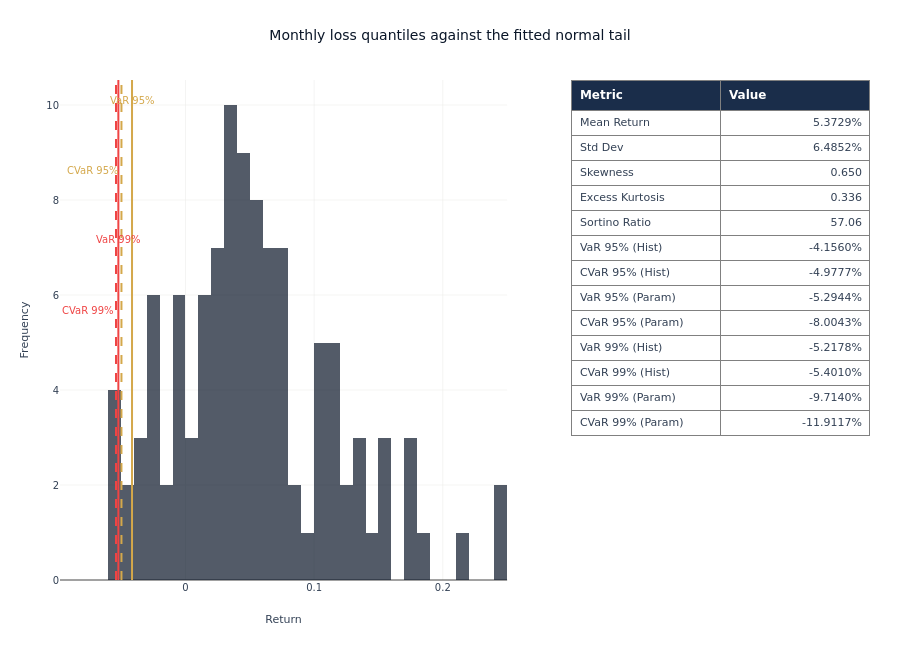

Source (notebook cell):
### Markdown cell above
**Tail risk panel.** Value at risk and conditional value at risk at the two
conventional confidence levels, drawn against the empirical tail.

### Code cell
fig_tail = plot_tail_risk_analysis(strat_arr)
_var_99 = float(np.quantile(strat_arr, 0.01))
for annotation, y_position in zip(
    fig_tail.layout.annotations,
    [0.96, 0.82, 0.68, 0.54],
    strict=False,
):
    annotation.update(y=y_position, yanchor="middle")
fig_tail.update_layout(
    title="Monthly loss quantiles against the fitted normal tail",
    height=650,
    margin={"b": 70, "l": 60, "r": 30, "t": 80},
)
fig_tail.show()

### Figure 1 — Plotly figure (JSON) as saved in the notebook; plotly's stock layout.template omitted (floating-point values rounded to 4 significant figures)
{"data": [{"marker": {"color": "#0a1628"}, "name": "Returns", "nbinsx": 60, "opacity": 0.7, "showlegend": false, "type": "histogram", "x": [0.1105, -0.004688, 0.04304, -0.05197, 0.02443, 0.02555, 0.06601, 0.003061, -0.02421, -0.03851, 0.1493, -0.03896, 0.06259, 0.2473, 0.1193, 0.07592, 0.0182, -0.0007423, 0.05333, 0.03531, 0.003586, 0.01022, 0.07736, 0.06617, 0.1748, 0.2454, 0.1532, 0.2126, 0.1184, -0.001232, 0.1325, 0.07271, 0.1701, 0.1033, 0.05761, -0.02805, 0.08193, 0.04391, 0.03751, 0.1599, 0.01001, 0.007222, -0.05127, 0.05035, 0.02616, 0.04981, -0.009863, 0.0618, 0.0708, 0.1841, 0.1339, -0.0174, 0.02019, 0.03282, -0.02923, 0.05014, 0.04494, 0.1263, 0.07867, 0.05088, 0.04486, 0.103, -0.05582, 0.02691, 0.03421, 0.06436, 0.03918, 0.01882, 0.03796, 0.1388, 0.01259, -0.008201, 0.1133, 0.1057, 0.04602, -0.0522, 0.0519, 0.06731, 0.04648, 0.03535, 0.1231, -0.02293, 0.1747, 0.05661, -0.02302, 0.03656, 0.03711, 0.02857, -0.01284, -0.03828, -0.0298, 0.02102, -0.04411, 0.08702, 0.04552, -0.008423, 0.0736, 0.1077, -0.04329, 0.03765, 0.07485, 0.1064, 0.04206, 0.01892, 0.153, 0.09004, 0.06263, 0.05817, 0.1164], "xaxis": "x", "yaxis": "y"}, {"cells": {"align": ["left", "right"], "fill": {"color": "rgba(0,0,0,0)"}, "font": {"color": "#334155", "size": 11}, "height": 25, "values": [["Mean Return", "Std Dev", "Skewness", "Excess Kurtosis", "Sortino Ratio", "VaR 95% (Hist)", "CVaR 95% (Hist)", "VaR 95% (Param)", "CVaR 95% (Param)", "VaR 99% (Hist)", "CVaR 99% (Hist)", "VaR 99% (Param)", "CVaR 99% (Param)"], ["5.3729%", "6.4852%", "0.650", "0.336", "57.06", "-4.1560%", "-4.9777%", "-5.2944%", "-8.0043%", "-5.2178%", "-5.4010%", "-9.7140%", "-11.9117%"]]}, "domain": {"x": [0.632, 1.0], "y": [0.0, 1.0]}, "header": {"align": "left", "fill": {"color": "#1a2d4a"}, "font": {"color": "#FFFFFF", "size": 12}, "height": 30, "values": ["<b>Metric</b>", "<b>Value</b>"]}, "type": "table"}], "layout": {"annotations": [{"font": {"color": "#D4A84B", "size": 10}, "showarrow": false, "text": "VaR 95%", "x": -0.04156, "xanchor": "center", "xref": "x", "y": 0.96, "yanchor": "middle", "yref": "y domain"}, {"font": {"color": "#D4A84B", "size": 10}, "showarrow": false, "text": "CVaR 95%", "x": -0.04978, "xanchor": "right", "xref": "x", "y": 0.82, "yanchor": "middle", "yref": "y domain"}, {"font": {"color": "#ef4444", "size": 10}, "showarrow": false, "text": "VaR 99%", "x": -0.05218, "xanchor": "center", "xref": "x", "y": 0.68, "yanchor": "middle", "yref": "y domain"}, {"font": {"color": "#ef4444", "size": 10}, "showarrow": false, "text": "CVaR 99%", "x": -0.05401, "xanchor": "right", "xref": "x", "y": 0.54, "yanchor": "middle", "yref": "y domain"}], "font": {"color": "#334155", "family": "DM Sans, DejaVu Sans, sans-serif", "size": 12}, "height": 650, "hoverlabel": {"bgcolor": "white", "font": {"family": "DM Sans, DejaVu Sans, sans-serif", "size": 13}}, "hovermode": "x unified", "margin": {"b": 70, "l": 60, "r": 30, "t": 80}, "paper_bgcolor": "rgba(0,0,0,0)", "plot_bgcolor": "rgba(0,0,0,0)", "shapes": [{"line": {"color": "#D4A84B", "dash": "solid", "width": 2}, "type": "line", "x0": -0.04156, "x1": -0.04156, "xref": "x", "y0": 0, "y1": 1, "yref": "y domain"}, {"line": {"color": "#D4A84B", "dash": "dash", "width": 2}, "type": "line", "x0": -0.04978, "x1": -0.04978, "xref": "x", "y0": 0, "y1": 1, "yref": "y domain"}, {"line": {"color": "#ef4444", "dash": "solid", "width": 2}, "type": "line", "x0": -0.05218, "x1": -0.05218, "xref": "x", "y0": 0, "y1": 1, "yref": "y domain"}, {"line": {"color": "#ef4444", "dash": "dash", "width": 2}, "type": "line", "x0": -0.05401, "x1": -0.05401, "xref": "x", "y0": 0, "y1": 1, "yref": "y domain"}], "showlegend": false, "title": {"text": "Monthly loss quantiles against the fitted normal tail"}, "xaxis": {"anchor": "y", "domain": [0.0, 0.552], "title": {"text": "Return"}}, "yaxis": {"anchor": "x", "domain": [0.0, 1.0], "title": {"text": "Frequency"}}}}
